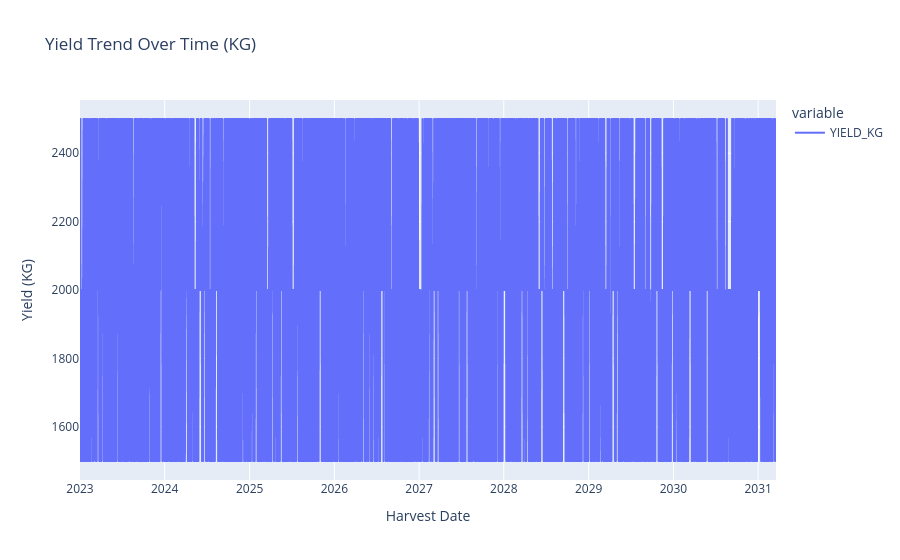

Here is the notebook cell this chart was saved with:
### Code cell
fig2=px.line(pvt_table, title='Yield Trend Over Time (KG)', labels={'HARVEST_DATE':'Harvest Date', 'value':'Yield (KG)'})
fig2.write_image('crop_yield_trend.png')
fig2.show()

### Figure 1 — Plotly figure (JSON) as saved in the notebook; plotly's stock layout.template omitted (floating-point values rounded to 4 significant figures; data arrays with more than 128 entries replaced by an {"elided": "..."} marker saying what was removed)
{"data": [{"hovertemplate": "variable=YIELD_KG<br>Harvest Date=%{x}<br>Yield (KG)=%{y}<extra></extra>", "legendgroup": "YIELD_KG", "line": {"color": "#636efa", "dash": "solid"}, "marker": {"symbol": "circle"}, "mode": "lines", "name": "YIELD_KG", "showlegend": true, "type": "scattergl", "x": {"elided": "2670 str values"}, "xaxis": "x", "y": {"elided": "2670 float values"}, "yaxis": "y"}], "layout": {"legend": {"title": {"text": "variable"}, "tracegroupgap": 0}, "title": {"text": "Yield Trend Over Time (KG)"}, "xaxis": {"anchor": "y", "domain": [0, 1], "title": {"text": "Harvest Date"}}, "yaxis": {"anchor": "x", "domain": [0, 1], "title": {"text": "Yield (KG)"}}}}
